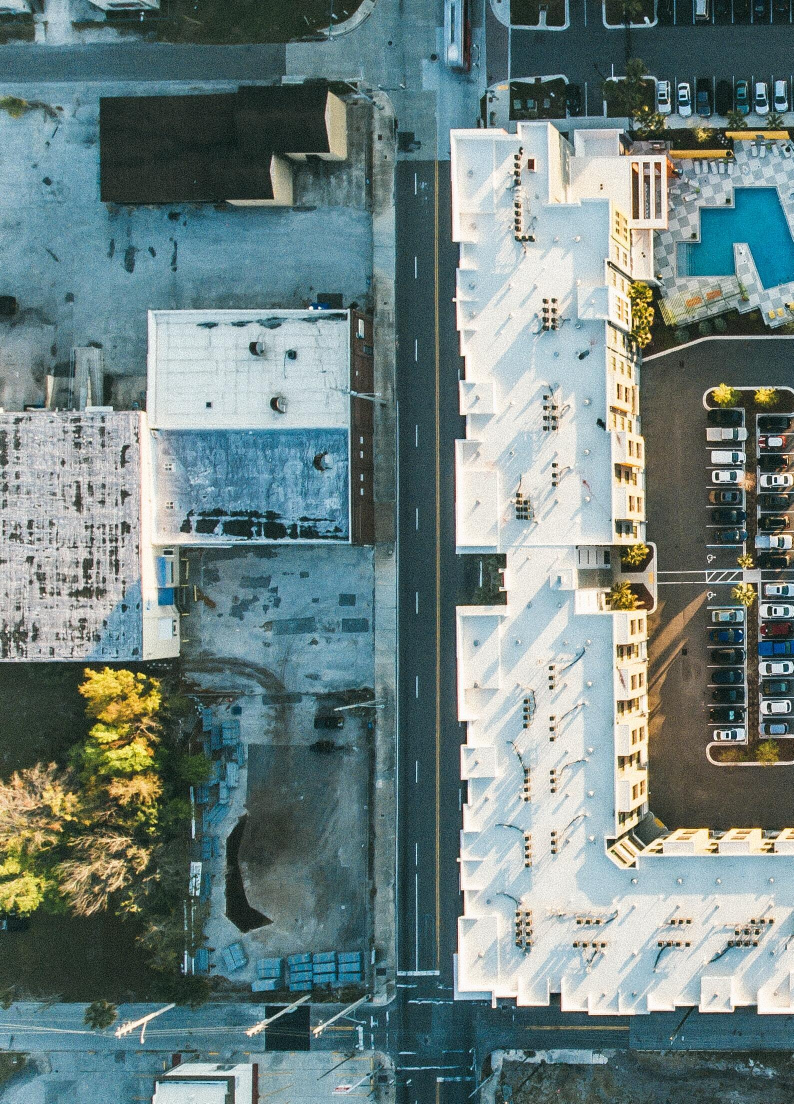
#> input picture lance(1).jpg, 1587 x 2207 px (shown at 1/2 size); its folder holds 4 pictures in this run
$ python UAV-image-stitching.py
#> lines starting #> are read from the running program, lines starting #| are printed output that depends on the picture
# -*- coding: utf-8 -*-
#Import library
#import libraries
import sys
import cv2
import numpy as np
import matplotlib.pyplot as plt
def warpImages(img1, img2, H):
  rows1, cols1 = img1.shape[:2]
  rows2, cols2 = img2.shape[:2]

  list_of_points_1 = np.float32([[0,0], [0, rows1],[cols1, rows1], [cols1, 0]]).reshape(-1, 1, 2) #coordinates of a reference image
  temp_points = np.float32([[0,0], [0,rows2], [cols2,rows2], [cols2,0]]).reshape(-1,1,2) #coordinates of second image

  # When we have established a homography we need to warp perspective
  # Change field of view
  list_of_points_2 = cv2.perspectiveTransform(temp_points, H)#calculate the transformation matrix

  list_of_points = np.concatenate((list_of_points_1,list_of_points_2), axis=0)

  [x_min, y_min] = np.int32(list_of_points.min(axis=0).ravel() - 0.5)
  [x_max, y_max] = np.int32(list_of_points.max(axis=0).ravel() + 0.5)

  translation_dist = [-x_min,-y_min]

  H_translation = np.array([[1, 0, translation_dist[0]], [0, 1, translation_dist[1]], [0, 0, 1]])

  output_img = cv2.warpPerspective(img2, H_translation.dot(H), (x_max-x_min, y_max-y_min))
  output_img[translation_dist[1]:rows1+translation_dist[1], translation_dist[0]:cols1+translation_dist[0]] = img1

  return output_img
#folfer containing images from drones, sorted by name
import glob
path = sorted(glob.glob("*.jpg"))
img_list = []
for img in path:
    n = cv2.imread(img)
#> n is the input picture: shape (2207, 1587, 3); mean B, G, R 128.6, 129.9, 111.6
    img_list.append(n)
"""Functions for stitching"""

#Use ORB detector to extract keypoints
orb = cv2.ORB_create(nfeatures=2000)
while True:
  img1=img_list.pop(0)
  img2=img_list.pop(0)
# Find the key points and descriptors with ORB
  keypoints1, descriptors1 = orb.detectAndCompute(img1, None)#descriptors are arrays of numbers that define the keypoints
  keypoints2, descriptors2 = orb.detectAndCompute(img2, None)


# Create a BFMatcher object to match descriptors
# It will find all of the matching keypoints on two images
  bf = cv2.BFMatcher_create(cv2.NORM_HAMMING)#NORM_HAMMING specifies the distance as a measurement of similarity between two descriptors

# Find matching points
  matches = bf.knnMatch(descriptors1, descriptors2,k=2)

  all_matches = []
  for m, n in matches:
    all_matches.append(m)
# Finding the best matches
  good = []
  for m, n in matches:
    if m.distance < 0.6 * n.distance:#Threshold
        good.append(m)

# Set minimum match condition
  MIN_MATCH_COUNT = 5

  if len(good) > MIN_MATCH_COUNT:

    # Convert keypoints to an argument for findHomography
    src_pts = np.float32([ keypoints1[m.queryIdx].pt for m in good]).reshape(-1,1,2)
    dst_pts = np.float32([ keypoints2[m.trainIdx].pt for m in good]).reshape(-1,1,2)

    # Establish a homography
    M, _ = cv2.findHomography(src_pts, dst_pts, cv2.RANSAC,5.0)

    result = warpImages(img2, img1, M)

    img_list.insert(0,result)

    if len(img_list)==1:
      break
#> this loop made 3 passes
#> pass 1, in warpImages, `output_img = cv2.warpPerspective(img2, H_translation.dot(H), (x_max-x_..`:
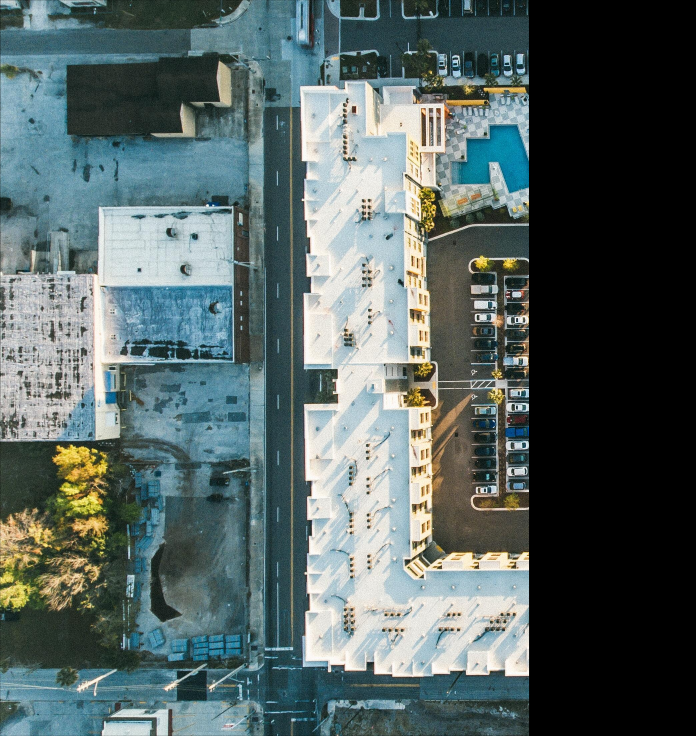
#> output_img: shape (2208, 2087, 3) (shown at 1/3 size); mean B, G, R 97.8, 98.7, 84.8
#> pass 1, `result = warpImages(img2, img1, M)`:
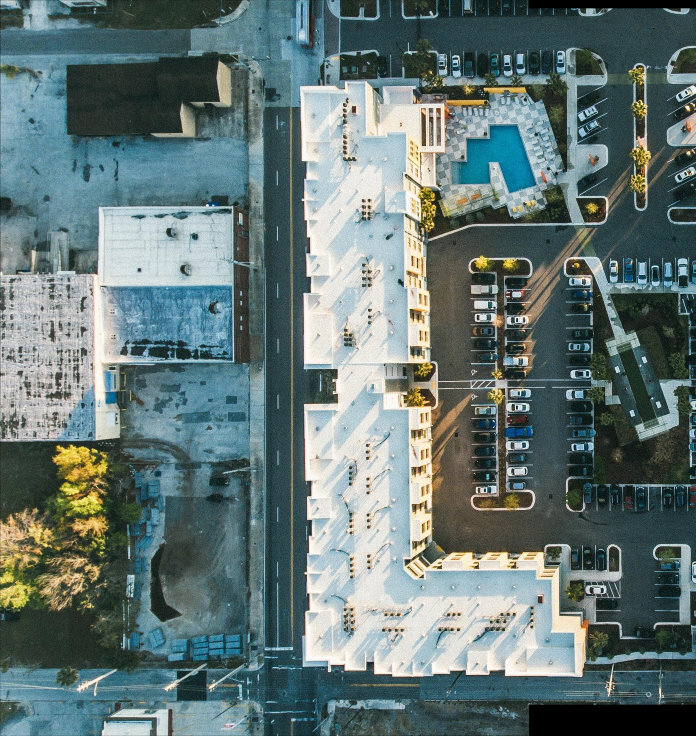
#> result: shape (2208, 2087, 3) (shown at 1/3 size); mean B, G, R 117.2, 118.6, 100.7
#> pass 2, in warpImages (call 2), `output_img = cv2.warpPerspective(img2, H_translation.dot(H), (x_max-x_..`:
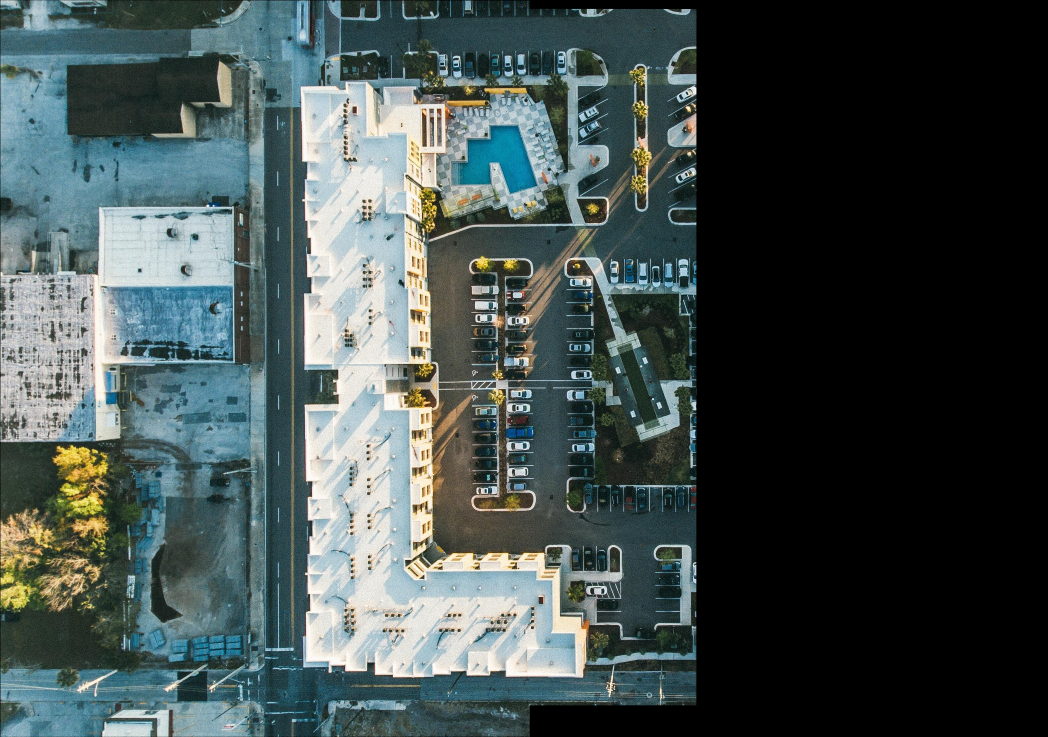
#> output_img: shape (2210, 3142, 3) (shown at 1/3 size); mean B, G, R 77.9, 78.8, 66.9
#> pass 2, `result = warpImages(img2, img1, M)`:
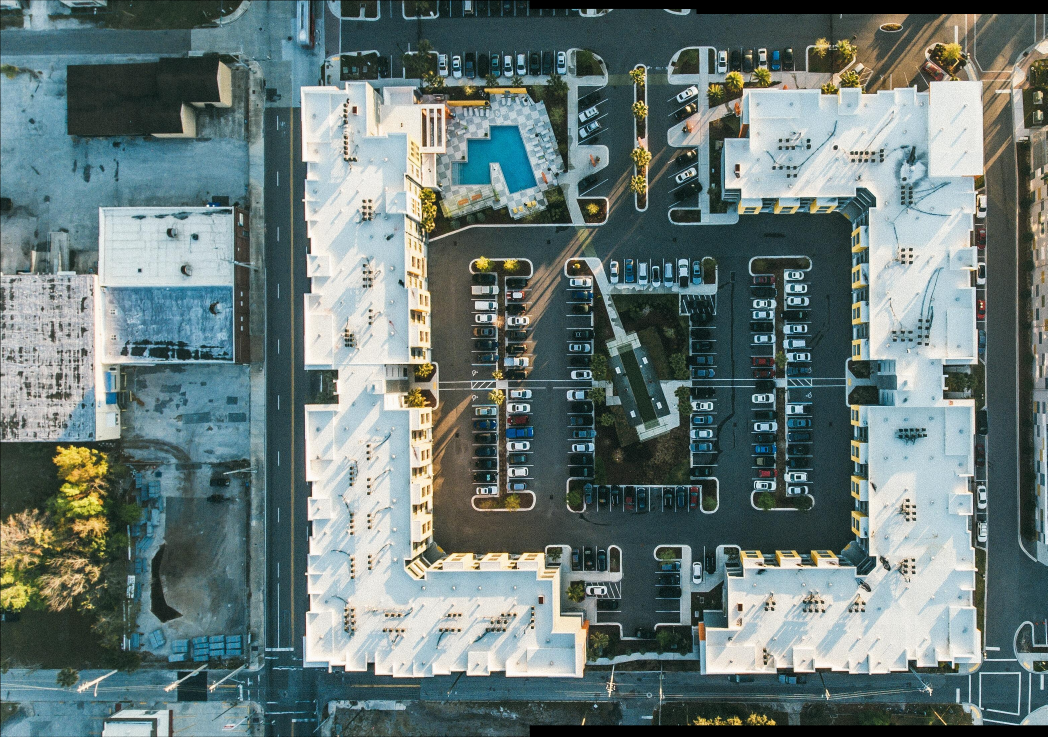
#> result: shape (2210, 3142, 3) (shown at 1/3 size); mean B, G, R 119.6, 121.2, 104.8
#> after the loop:
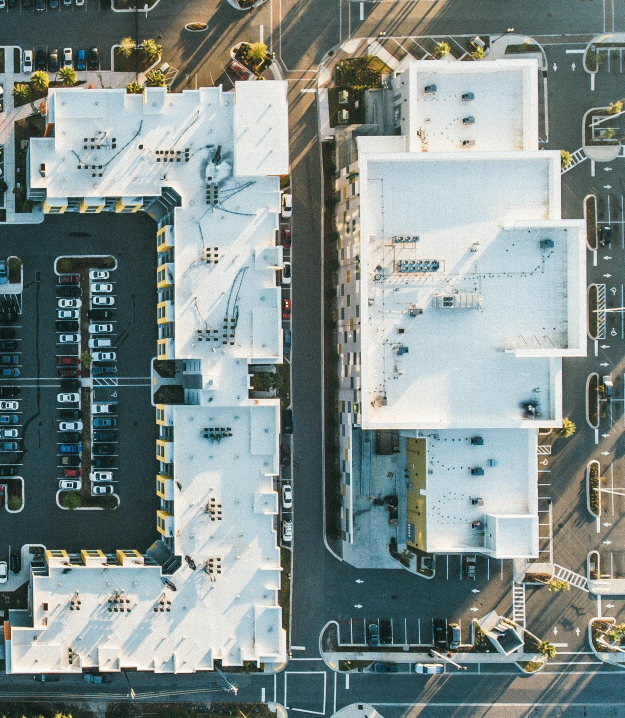
#> img2: shape (2153, 1874, 3) (shown at 1/3 size); mean B, G, R 139.6, 141.8, 128.8
result = cv2.cvtColor(result, cv2.COLOR_BGR2RGB )
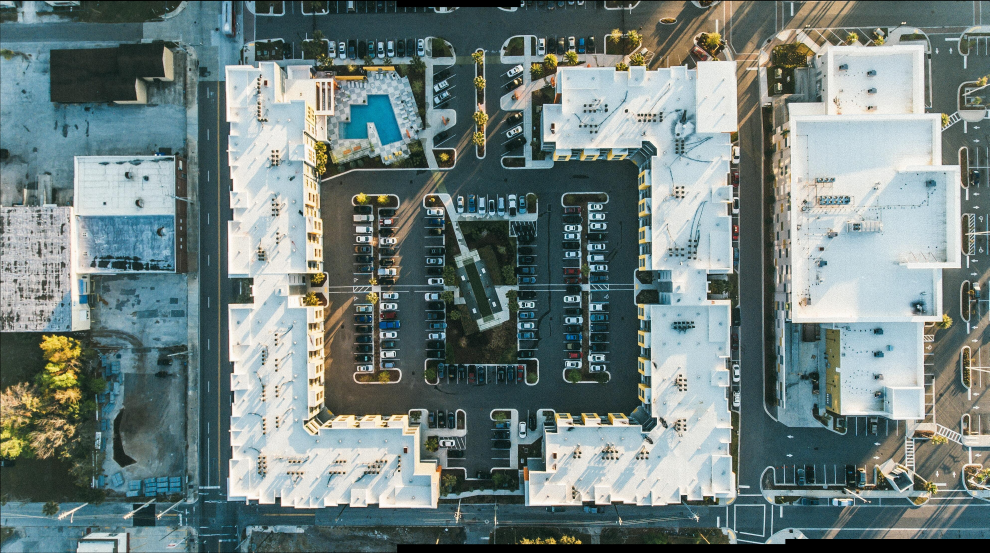
#> result: shape (2212, 3957, 3) (shown at 1/4 size); mean R, G, B 112.6, 128.1, 126.4
plt.imshow(result)
plt.show()
